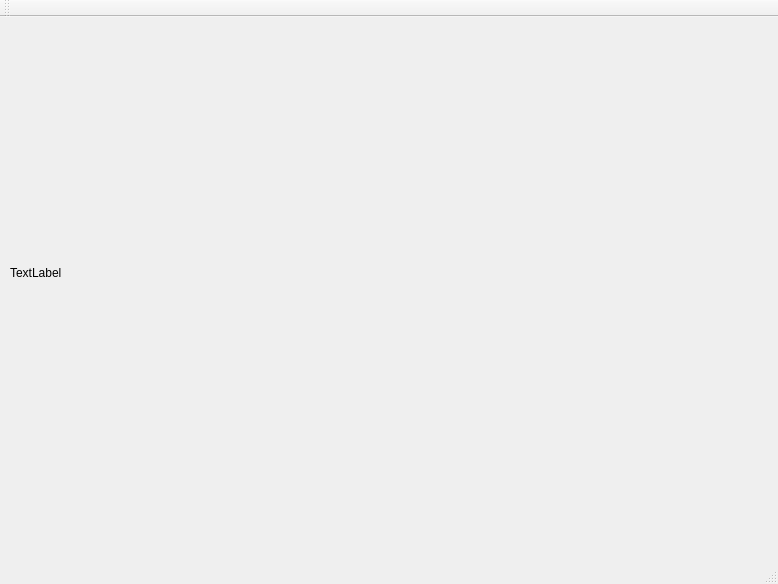
<?xml version="1.0" encoding="UTF-8"?>
<ui version="4.0">
 <class>MainWindow</class>
 <widget class="QMainWindow" name="MainWindow">
  <property name="geometry">
   <rect>
    <x>0</x>
    <y>0</y>
    <width>778</width>
    <height>584</height>
   </rect>
  </property>
  <property name="windowTitle">
   <string>MainWindow</string>
  </property>
  <widget class="QWidget" name="centralWidget">
   <widget class="QLabel" name="label">
    <property name="geometry">
     <rect>
      <x>10</x>
      <y>0</y>
      <width>771</width>
      <height>511</height>
     </rect>
    </property>
    <property name="text">
     <string>TextLabel</string>
    </property>
   </widget>
  </widget>
  <widget class="QMenuBar" name="menuBar">
   <property name="geometry">
    <rect>
     <x>0</x>
     <y>0</y>
     <width>778</width>
     <height>26</height>
    </rect>
   </property>
  </widget>
  <widget class="QToolBar" name="mainToolBar">
   <attribute name="toolBarArea">
    <enum>TopToolBarArea</enum>
   </attribute>
   <attribute name="toolBarBreak">
    <bool>false</bool>
   </attribute>
  </widget>
  <widget class="QStatusBar" name="statusBar"/>
 </widget>
 <layoutdefault spacing="6" margin="11"/>
 <resources/>
 <connections/>
</ui>
